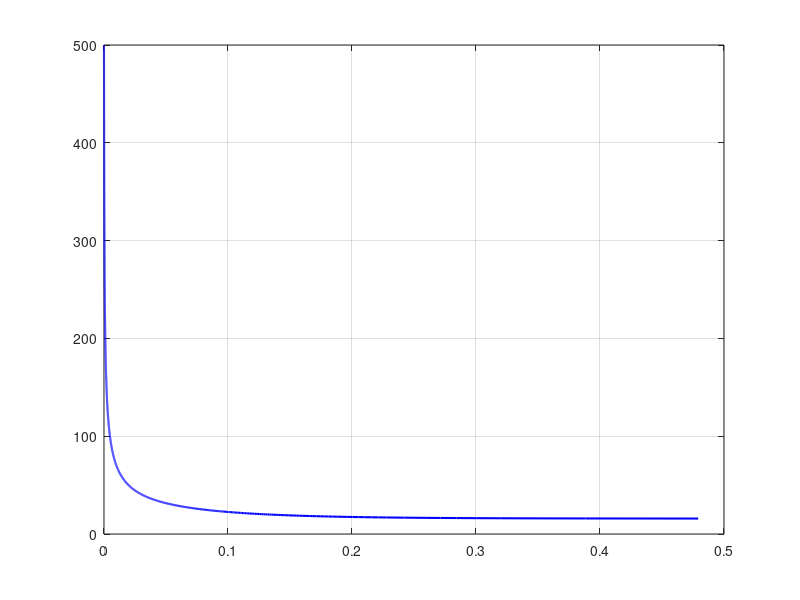

Source code (MATLAB): (Note: this script raises an error after producing the figure.)
clc;
clear all;

n1=1.411;                           %oil refractive indices
n3=1.33;                            %water
yo=-21*10^(-3);                     %oil/water potential, 0.01 M KCl, pH 5.8   V


% substrateName = 'Magnetite';
% n2 = 2.42;
% ys = -7*10^(-3);

% substrateName = 'Gold';
% n2=3;
% ys = -14*10^(-3);

substrateName = 'Silica';
n2 = 1.448;
ys = -33*10^(-3);



Kb=1.381*10^(-23);                  %Boltzmann constant                 j/kelvin
T=273.15+20;                        %Kelvin

% Parameters for distance-dependent Hamaker calculation
c_light = 2.998e8;
q_ret = 1.185;
hp = 1.055e-34;
Ve = 2.068e16;

e=80;                               %dielectric constant of the aqueous solution
ee=8.854*10^(-12);                  %vacuum permittivity                F/m or C2/(N.m2)
DL=3.03*10^(-9);                    %Debye length, 0.01 M KCl, pH 5.8     m
k=1/DL;                             %Debye parameter                         1/m

h_start = 0.5;
h_end = 500;
h_step = 0.1;
h = h_start:h_step:h_end;

h_m_all = h*1e-9;

% ============================================================
% Distance-dependent Hamaker calculation
% ============================================================

landa1 = c_light/((pi/2)*Ve)*sqrt(2/(n3^2*(n1^2+n3^2)));
landa2 = c_light/((pi/2)*Ve)*sqrt(2/(n3^2*(n2^2+n3^2)));

I1 = (1 + (h_m_all./landa1).^q_ret).^(-1/q_ret);
I2 = (1 + (h_m_all./landa2).^q_ret).^(-1/q_ret);

A_non = 3*hp*Ve/(8*sqrt(2)) ...
    *(n1^2-n3^2)*(n2^2-n3^2)/(n1^2-n2^2) ...
    .*(I2./sqrt(n2^2+n3^2) - I1./sqrt(n1^2+n3^2));

A_z = 3*Kb*T/4*(1+2*k*h_m_all).*exp(-2*k*h_m_all);

A_t = A_z + A_non;

A_used = A_t;


% EDL parameters
qe = 1.602176634e-19;
z  = 1;
kappa = k;

psi1 = yo;
psi2 = ys;


%% ============================================================
% Pressure calculations
% ============================================================

h_m = h*1e-9;
kh  = kappa*h_m;
% ============================================================
% EDL pressure HHF
% ============================================================

Pi_HHF = e*ee*kappa^2 .* ...
    (2*psi1*psi2.*cosh(kh) - psi1^2 - psi2^2) ./ ...
    (2*sinh(kh).^2);     % Pa
% ============================================================
% EDL pressure SA
% ============================================================

Pi_SA =  2*e*ee*kappa^2*psi1*psi2.*exp(-kh);   % Pa

% ============================================================
% vdW pressure using A(h)
% ============================================================

dA_dh = gradient(A_used, h_m);

DPr_vdW =  -(A_used ./ (6*pi*h_m.^3)) ...
          + (dA_dh ./ (12*pi*h_m.^2));   % Pa


% ============================================================
% Gregory compression approximation pressure
% ============================================================

N_A = 6.02214076e23;
C = 0.01*1000;
ni = C*N_A;

Yeo = z*qe*yo/(Kb*T);
Yes = z*qe*ys/(Kb*T);

PedlComp = zeros(size(h));

for i = 1:length(h)

    kh_i = k*h(i)*1e-9;

    PedlComp(i) = ni*Kb*T * ...
        ( ...
        2*sqrt(1 + 0.25*(Yeo + Yes)^2 * csch(kh_i/2)^2) ...
        - ((Yeo - Yes)^2 * exp(-kh_i)) / ...
          (1 + 0.25*(Yeo + Yes)^2 * csch(kh_i/2)^2) ...
        - 2 ...
        );

end


DPr_dlvoDrainage = Pi_HHF + DPr_vdW;   % Pi_DLVO_used_for_drainage




%% ============================================================
% Thin-film drainage calculation
% Using HHF EDL pressure + vdW pressure A(h)
% ============================================================

r_drop = 185e-6;
sigma = 51.5e-3;
rho_water = 998.2;
rho_dodecane = 749.5;
mu_water = 1.002e-3;
g = 9.81;

delta_rho = rho_water - rho_dodecane;

c_g = r_drop^2 * sqrt(2*delta_rho*g/(3*sigma));

F_b = (4/3)*pi*r_drop^3*delta_rho*g;
P_b = F_b/(pi*c_g^2);

h_drain_nm = fliplr(h);
Pi_drain = fliplr(DPr_dlvoDrainage);

P_net = P_b - Pi_drain;

idx_eq = find(P_net <= 0, 1, 'first');
equilibrium_found = false;

if isempty(idx_eq)

    h_calc_nm = h_drain_nm;

else

    h_eq_nm = interp1([P_net(idx_eq-1), P_net(idx_eq)], ...
                      [h_drain_nm(idx_eq-1), h_drain_nm(idx_eq)], ...
                      0, 'linear');

    h_calc_nm = h_drain_nm(1:idx_eq-1);
    equilibrium_found = true;

end

time_s = zeros(size(h_calc_nm));

for j = 1:length(h_calc_nm)-1

    h_mid_nm = (h_calc_nm(j) + h_calc_nm(j+1))/2;
    h_mid_m = h_mid_nm*1e-9;

    Pi_mid = interp1(h, DPr_dlvoDrainage, h_mid_nm, 'linear');

    P_net_mid = P_b - Pi_mid;

    
    V_drain = (2*h_mid_m^3/(3*mu_water*c_g^2)) * P_net_mid;

    dh_m = (h_calc_nm(j) - h_calc_nm(j+1))*1e-9;
    dt_s = dh_m/V_drain;

    time_s(j+1) = time_s(j) + dt_s;

end


figure;

plot(time_s, h_calc_nm, '-b', 'LineWidth', 1.5);
grid on;
hold on;

if equilibrium_found

    yline(h_eq_nm, '--k', sprintf('h_{eq} = %.2f nm', h_eq_nm), ...
        'LabelHorizontalAlignment', 'left', 'LineWidth', 1.1);

    title(['Dodecane-' substrateName '-0.01 M KCl: predicted stable film thickness']);

    fprintf('Predicted equilibrium film thickness: %.4f nm\n', h_eq_nm);

else

    title(['Dodecane-' substrateName '-0.01 M KCl: film thinning versus time']);

    fprintf('No stable equilibrium was found within %.1f to %.1f nm.\n', min(h), max(h));
    fprintf('The curve stops at the lower Pi(h) calculation limit (%.1f nm); this is not assigned as rupture.\n', min(h));

end

xlabel('Time (s)');
ylabel('Film thickness, h (nm)');

fprintf('Film radius, c_g = %.4f micrometre\n', c_g*1e6);
fprintf('Buoyancy driving pressure, P_b = %.4f Pa\n', P_b);


%% ============================================================
% Export Excel file
% ============================================================

conditionName = '0p01M';

output_excel_file = ['DLVO_Drainage_dodecane_' substrateName '_' conditionName '.xlsx'];

% ------- Pressure sheet --------

DPr_DLVO_HHF = Pi_HHF + DPr_vdW;
DPr_DLVO_SA  = Pi_SA + DPr_vdW;
DPr_DLVO_CA  = PedlComp + DPr_vdW;

T_pressure = table( ...
    h(:), ...
    Pi_HHF(:), ...
    Pi_SA(:), ...
    PedlComp(:), ...
    DPr_vdW(:), ...
    DPr_DLVO_HHF(:), ...
    DPr_DLVO_SA(:), ...
    DPr_DLVO_CA(:), ...
    DPr_dlvoDrainage(:), ...
    'VariableNames', { ...
    'h_nm', ...
    'Pi_EDL_HHF', ...
    'Pi_EDL_SA', ...
    'Pi_EDL_CA', ...
    'Pi_vdW', ...
    'Pi_DLVO_HHF', ...
    'Pi_DLVO_SA', ...
    'Pi_DLVO_CA', ...
    'Pi_DLVO_used_for_drainage'} ...
    );

writetable(T_pressure, output_excel_file, 'Sheet', 'Pressure');


% -------- Drainage sheet: final thickness vs time  -------

T_drainage = table( ...
    time_s(:), ...
    h_calc_nm(:), ...
    'VariableNames', { ...
    'Time_s', ...
    'FilmThickness_nm'} ...
    );

writetable(T_drainage, output_excel_file, 'Sheet', 'Drainage');

fprintf('Pressure and drainage data exported to: %s\n', output_excel_file);
